Frame 1 (no input): blank canvas, image omitted
Frame 60 (no input): blank canvas, image omitted
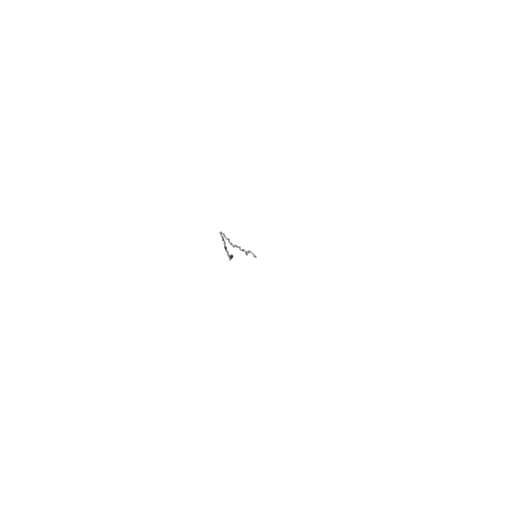
Frame 120 (the mouse pressed at the canvas centre since frame 60)

The p5.js sketch whose frames 1 and 60 were blank and that drew this single picture after the mouse press (run headless with seeded random() and noise() and a simulated clock; from frame 60 on, the mouse is pressed at the canvas centre):

// p5.js sketch
// ── sketch.js
function Walker() {
  this.x = width / 2;
  this.y = height / 2;
}

Walker.prototype.display = function () {
  stroke(0);
  point(this.x, this.y);
};

Walker.prototype.randomStep = function () {
  var stepx = random(-1, 1);
  var stepy = random(-1, 1);

  this.x += stepx;
  this.y += stepy;

};

Walker.prototype.biasStep = function () {
  
  var r = random(1);

  if (r < 0.4) {
    this.x++;
  } else if (r < 0.6) {
    this.x--;
  } else if (r < 0.8) {
    this.y++;
  } else {
    this.y--;
  }
  
};
  
Walker.prototype.mouseStep = function (x, y) {
  
  var r = random(1);
  console.log(this.x, x, this.y, y);

  if (r < 0.4) {
    if (this.x > x) {
      this.x--;
    } else {
      this.x++;
    }
    if (this.y > y) {
      this.y--;
    } else {
      this.y++;
    }
  } else if (r < 0.6) {
    this.x--;
  } else if (r < 0.8) {
    this.y++;
  } else {
    this.y--;
  }
  
};

function setup() {
  createCanvas(512,  512);
  w = new Walker();
  background(255);
}

function draw() {
  //w.randomStep();
  //w.biasStep();
  w.mouseStep(mouseX, mouseY);
  w.display();
}
